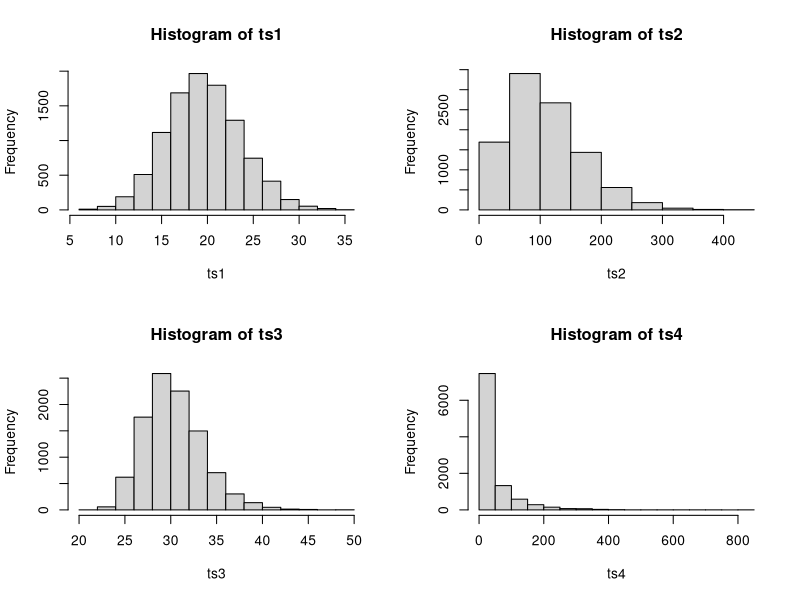
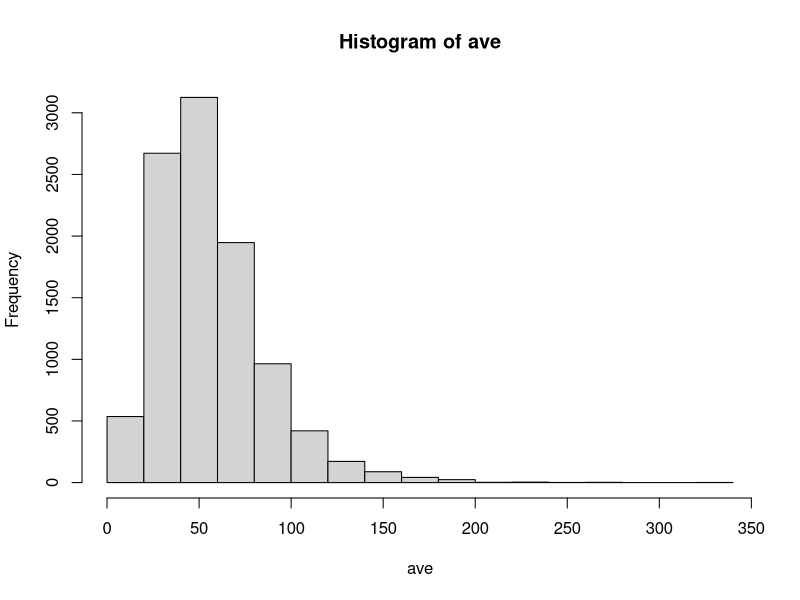
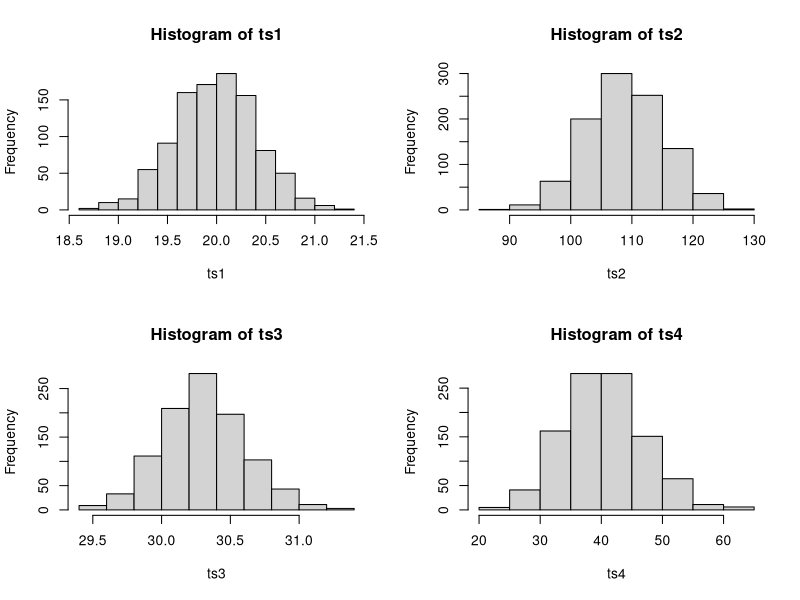
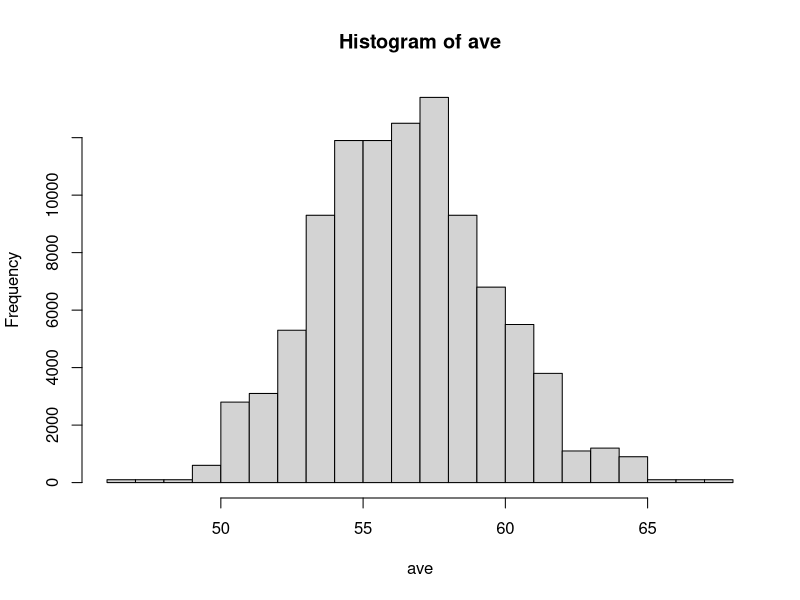

These figures' R source, in order:
rm(list=ls())

packages <- c("dplyr")
purrr::walk(packages, library, character.only = TRUE, warn.conflicts = FALSE)




# ------------------------------------------------------------------------------
# distribution of sample mean, samples from skewed various distributions
# ------------------------------------------------------------------------------

n <- 10000


# ----------
# binomial disribution
prob <- 1/6

sets <- 120

ts1 <- rbinom(n = n, size = sets, prob = prob)
mean1 <- mean(ts1)
var1 <- var(ts1)



# ----------
# normal variable ^ 2
mu <- 10

sd <- 3

ts2 <- rnorm(n = n, mean = mu, sd = sd)^2
mean2 <- mean(ts2)
var2 <- var(ts2)



# ----------
# 3 / normal variable 
mu <- 0.1

sd <- 0.01

ts3 <- 3 / rnorm(n = n, mean = mu, sd = sd)
mean3 <- mean(ts3)
var3 <- var(ts3)



# ----------
# gamma distribution
shape <- 0.4

scale <- 100

ts4 <- rgamma(n = n, shape = shape, scale = scale)
mean4 <- mean(ts4)
var4 <- var(ts4)



# ----------
# all in one distribution
ts5 <- c(ts1, ts2, ts3, ts4)
mean5 <- mean(ts5)
var5 <- var(ts5)



# ----------
graphics.off()

par(mfrow = c(2,2))

hist(ts1)

hist(ts2)

hist(ts3)

hist(ts4)

# hist(ts5)



# ----------
# in one data frame

# dat_mat <- matrix(c(ts1, ts2, ts3, ts4), ncol = 4, nrow = n)
dat_mat <- matrix(c(ts1, ts2, ts4), ncol = 3, nrow = n)

nrow(dat_mat)



# ----------
# take average by each data

ave <- apply(dat_mat, 1, FUN = mean)

# ave <- apply(dat_mat, 1, FUN = prod)


# ----------
# the distribution of the average
par(mfrow = c(1,1))

hist(ave)

psych::describe(data.frame(ave, ts1, ts2, ts3, ts4))

round(c(mean(ave), mean1, mean2, mean3, mean4, mean(c(mean1, mean2, mean3, mean4))), 0)

round(c(var(ave), var1, var2, var3, var4, sum(c(var1, var2, var3, var4))), 0)



# car::densityPlot(ave)



# -->
# Here the some of the original distribution is restriced as the values are positive
# so the distribution of average is close to log normal type distribution




# ------------------------------------------------------------------------------
# distribution of sample mean, samples from skewed various distributions
# ------------------------------------------------------------------------------

n <- 100000


# ----------
# binomial disribution
prob <- 1/6

sets <- 120

ts1 <- apply(matrix(rbinom(n = n, size = sets, prob = prob), ncol = 100), 1, FUN = mean)
mean1 <- mean(ts1)
var1 <- var(ts1)



# ----------
# normal variable ^ 2
mu <- 10

sd <- 3

ts2 <- apply(matrix(rnorm(n = n, mean = mu, sd = sd)^2, ncol = 100), 1, FUN = mean)
mean2 <- mean(ts2)
var2 <- var(ts2)



# ----------
# 3 / normal variable 
mu <- 0.1

sd <- 0.01

ts3 <- apply(matrix(3 / rnorm(n = n, mean = mu, sd = sd), ncol = 100), 1, FUN = mean)
mean3 <- mean(ts3)
var3 <- var(ts3)



# ----------
# gamma distribution
shape <- 0.4

scale <- 100

ts4 <- apply(matrix(rgamma(n = n, shape = shape, scale = scale), ncol = 100), 1, FUN = mean)
mean4 <- mean(ts4)
var4 <- var(ts4)



# ----------
# all in one distribution
ts5 <- c(ts1, ts2, ts3, ts4)
mean5 <- mean(ts5)
var5 <- var(ts5)



# ----------
graphics.off()

par(mfrow = c(2,2))

hist(ts1)

hist(ts2)

hist(ts3)

hist(ts4)

# hist(ts5)



# ----------
# in one data frame

# dat_mat <- matrix(c(ts1, ts2, ts3, ts4), ncol = 4, nrow = n)
dat_mat <- matrix(c(ts1, ts2, ts4), ncol = 3, nrow = n)

nrow(dat_mat)



# ----------
# take average by each data

ave <- apply(dat_mat, 1, FUN = mean)

# ave <- apply(dat_mat, 1, FUN = prod)


# ----------
# the distribution of the average
par(mfrow = c(1,1))

hist(ave)


psych::describe(data.frame(ave, ts1, ts2, ts3, ts4))

round(c(mean(ave), mean1, mean2, mean3, mean4, mean(c(mean1, mean2, mean3, mean4))), 0)

round(c(var(ave), var1, var2, var3, var4, sum(c(var1, var2, var3, var4))), 0)



# car::densityPlot(ave)



# -->
# Here the some of the original distribution is restriced as the values are positive
# so the distribution of average is close to log normal type distribution


